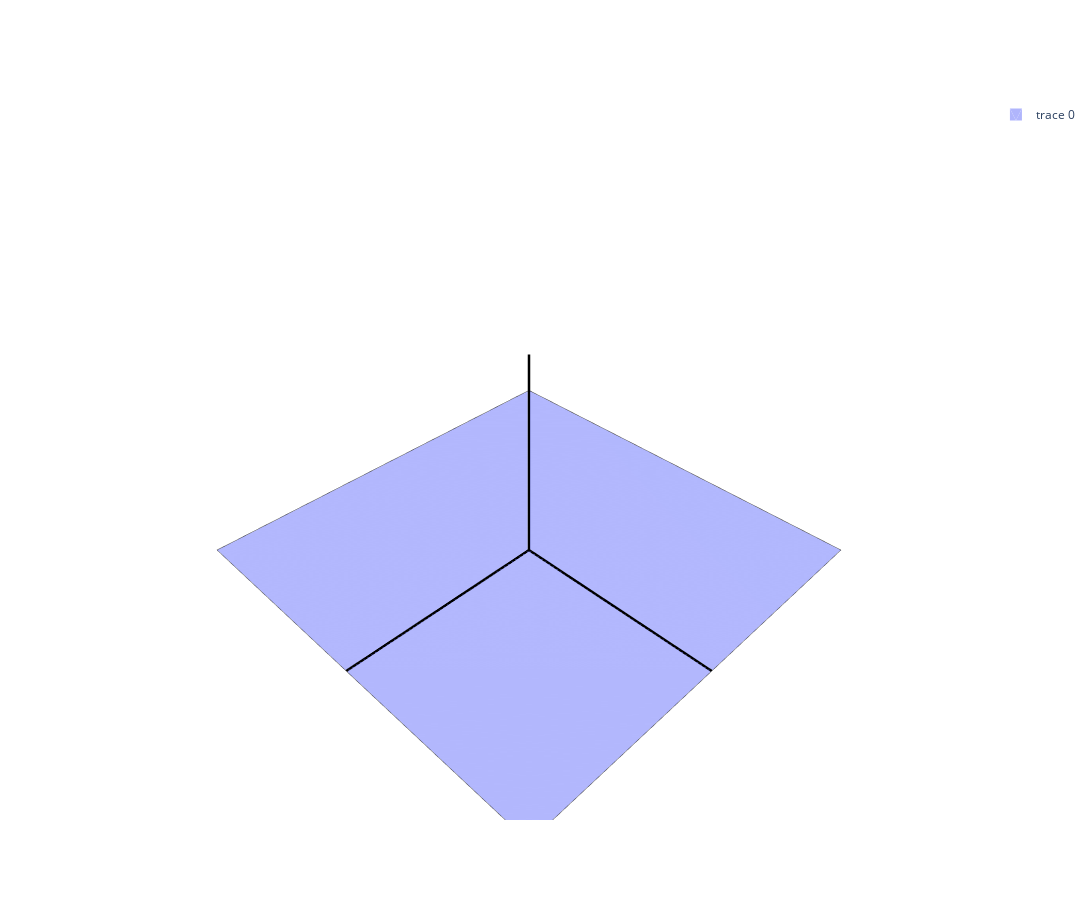

Notebook code for this chart:
### Code cell
cone = go.Cone(x=[B[0,2]], y=[B[1,2]], z=[B[2,2]], u=[B[0,2]], v=[B[1,2]], w=[0.4*B[2,2]], colorscale=[[0, 'rgb(0,0,0)'], [1, 'rgb(0,0,0)']])
lines = go.Scatter3d(x=[0,B[0,0],None,0,B[0,1],None,0,B[0,2]], y=[0,B[1,0],None,0,B[1,1],None,0,B[1,2]], z=[0,B[2,0],None,0,B[2,1],None,0,B[2,2]], 
    mode="lines", line=dict(color="black",width=5), showlegend=False)

fig = go.Figure(data=p.plot_trace() + [lines])
fig.update_layout(width=1500, height=900, scene=dict(aspectmode='data', 
    xaxis=dict(visible=False), yaxis=dict(visible=False), zaxis=dict(visible=False)))
fig.show()

### Figure 1 — Plotly figure (JSON) as saved in the notebook; plotly's stock layout.template omitted (floating-point values rounded to 4 significant figures)
{"data": [{"i": [0, 0], "j": [1, 2], "k": [2, 3], "opacity": 0.5, "showlegend": true, "type": "mesh3d", "x": [-1, 1, 1, -1], "y": [-1, -1, 1, 1], "z": [0, 0, 0, 0]}, {"line": {"color": "rgb(70,70,70)", "width": 1}, "mode": "lines", "showlegend": false, "type": "scatter3d", "x": [-1, 1, 1, -1, -1], "y": [-1, -1, 1, 1, -1], "z": [0, 0, 0, 0, 0]}, {"line": {"color": "black", "width": 5}, "mode": "lines", "showlegend": false, "type": "scatter3d", "x": [0, 1, null, 0, 0, null, 0, 0], "y": [0, 0, null, 0, 1, null, 0, 0], "z": [0, 0, null, 0, 0, null, 0, 1]}], "layout": {"height": 900, "scene": {"aspectmode": "data", "xaxis": {"visible": false}, "yaxis": {"visible": false}, "zaxis": {"visible": false}}, "width": 1500}}
